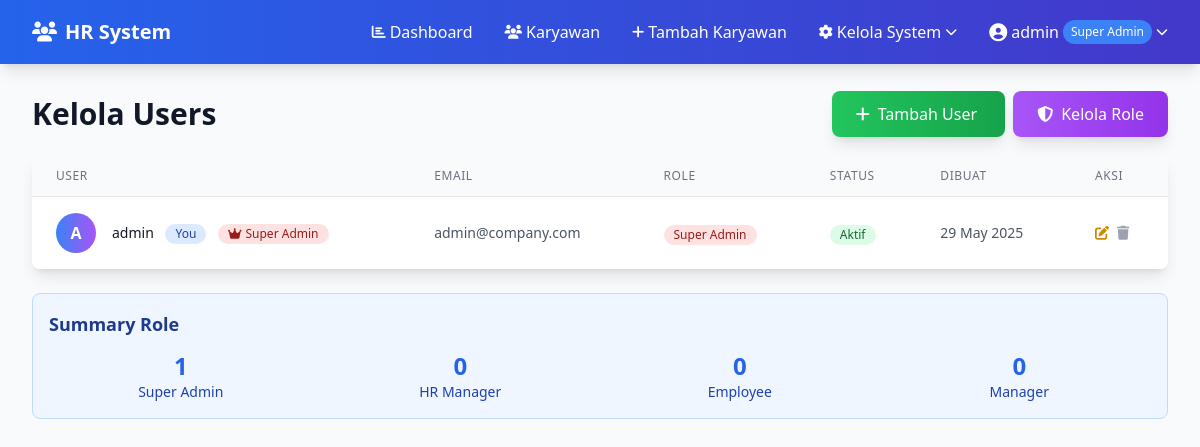
Page /users (signed in) on the earlier database version.
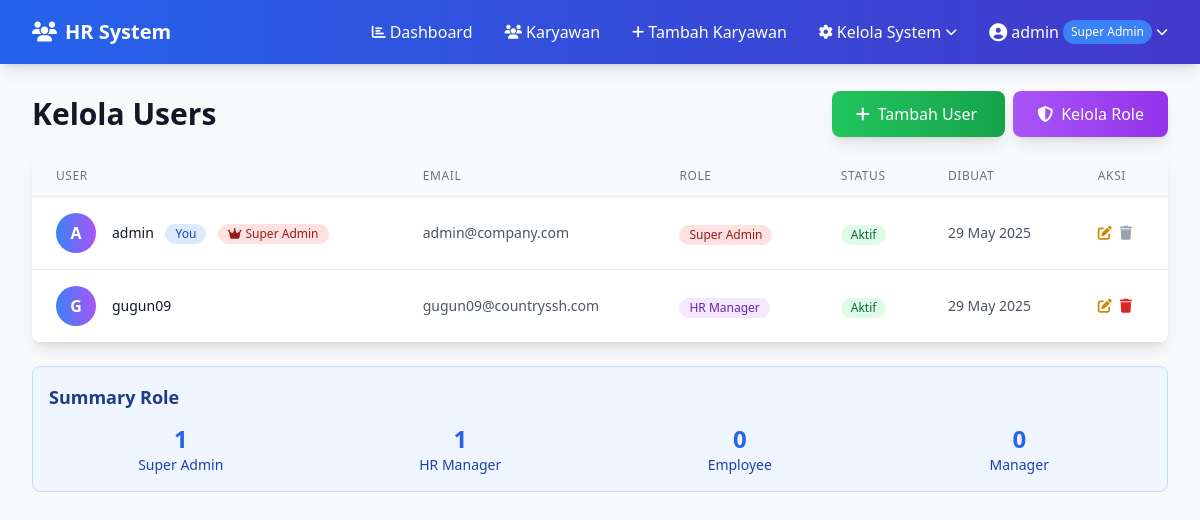
Same page on the later database version.
### app.py (models this page shows)
class User(db.Model):
    id = db.Column(db.Integer, primary_key=True)
    username = db.Column(db.String(80), unique=True, nullable=False)
    email = db.Column(db.String(120), unique=True, nullable=False)
    password_hash = db.Column(db.String(120), nullable=False)
    role_id = db.Column(db.Integer, db.ForeignKey('role.id'), nullable=False, default=3)
    is_active = db.Column(db.Boolean, default=True)
    created_at = db.Column(db.DateTime, default=datetime.utcnow)
    def has_permission(self, permission):
        if not self.role_obj:
            return False
        return permission in (self.role_obj.permissions or [])
    @property
    def role_name(self):
        return self.role_obj.name if self.role_obj else 'Unknown'
    @property
    def is_super_admin(self):
        return self.role_name == 'Super Admin'

class Role(db.Model):
    id = db.Column(db.Integer, primary_key=True)
    name = db.Column(db.String(50), unique=True, nullable=False)
    description = db.Column(db.String(200))
    permissions = db.Column(db.JSON)
    is_protected = db.Column(db.Boolean, default=False)
    created_at = db.Column(db.DateTime, default=datetime.utcnow)
    users = db.relationship('User', backref='role_obj', lazy=True)

### app.py (the view)
@app.route('/users')
def users():
    if 'user_id' not in session:
        return redirect(url_for('login'))
    user = User.query.get(session['user_id'])
    if not user or (not user.has_permission('view_users') and not user.is_super_admin):
        flash('Anda tidak memiliki akses untuk melihat daftar users!', 'error')
        return redirect(url_for('index'))
    page = request.args.get('page', 1, type=int)
    users = User.query.paginate(page=page, per_page=10, error_out=False)
    roles = Role.query.all()
    return render_template('users.html', users=users, roles=roles, user=user)

### templates/users.html (shortened to what this page needs)
{% extends "base.html" %}
{% block content %}
<div class="flex justify-between items-center mb-6">
    <h1 class="text-3xl font-bold text-gray-900">Kelola Users</h1>
    <div class="space-x-2">
        {% if 'create_user' in session.permissions or session.is_super_admin %}
        <a href="{{ url_for('add_user') }}" class="bg-gradient-to-r from-green-500 to-green-600 text-white px-6 py-3 rounded-lg shadow-lg hover:from-green-600 hover:to-green-700 transition duration-200">
            <i class="fas fa-plus mr-2"></i>Tambah User
        </a>
        {% endif %}
        {% if session.is_super_admin %}
        <a href="{{ url_for('roles') }}" class="bg-gradient-to-r from-purple-500 to-purple-600 text-white px-6 py-3 rounded-lg shadow-lg hover:from-purple-600 hover:to-purple-700 transition duration-200">
            <i class="fas fa-shield-alt mr-2"></i>Kelola Role
        </a>
        {% endif %}
    </div>
</div>
<div class="bg-white rounded-lg shadow-lg overflow-hidden">
    {% if users.items %}
    <div class="overflow-x-auto">
        <table class="min-w-full divide-y divide-gray-200">
            <thead class="bg-gray-50">
                <tr>
                    <th class="px-6 py-3 text-left text-xs font-medium text-gray-500 uppercase tracking-wider">User</th>
                    <th class="px-6 py-3 text-left text-xs font-medium text-gray-500 uppercase tracking-wider">Email</th>
                    <th class="px-6 py-3 text-left text-xs font-medium text-gray-500 uppercase tracking-wider">Role</th>
                    <th class="px-6 py-3 text-left text-xs font-medium text-gray-500 uppercase tracking-wider">Status</th>
                    <th class="px-6 py-3 text-left text-xs font-medium text-gray-500 uppercase tracking-wider">Dibuat</th>
                    <th class="px-6 py-3 text-left text-xs font-medium text-gray-500 uppercase tracking-wider">Aksi</th>
                </tr>
            </thead>
            <tbody class="bg-white divide-y divide-gray-200">
                {% for user_item in users.items %}
                <tr class="hover:bg-gray-50">
                    <td class="px-6 py-4 whitespace-nowrap">
                        <div class="flex items-center">
                            <div class="flex-shrink-0 h-10 w-10">
                                <div class="h-10 w-10 rounded-full bg-gradient-to-r from-blue-500 to-purple-500 flex items-center justify-center text-white font-semibold">
                                    {{ user_item.username[0].upper() }}
                                </div>
                            </div>
                            <div class="ml-4">
                                <div class="text-sm font-medium text-gray-900">
                                    {{ user_item.username }}
                                    {% if user_item.id == session.user_id %}
                                    <span class="ml-2 inline-flex items-center px-2.5 py-0.5 rounded-full text-xs font-medium bg-blue-100 text-blue-800">
                                        You
                                    </span>
                                    {% endif %}
                                    {% if user_item.role_name == 'Super Admin' %}
                                    <span class="ml-2 inline-flex items-center px-2.5 py-0.5 rounded-full text-xs font-medium bg-red-100 text-red-800">
                                        <i class="fas fa-crown mr-1"></i>Super Admin
                                    </span>
                                    {% endif %}
                                </div>
                            </div>
                        </div>
                    </td>
                    <td class="px-6 py-4 whitespace-nowrap text-sm text-gray-600">{{ user_item.email }}</td>
                    <td class="px-6 py-4 whitespace-nowrap">
                        <span class="inline-flex items-center px-2.5 py-0.5 rounded-full text-xs font-medium
                                     {% if user_item.role_name == 'Super Admin' %}bg-red-100 text-red-800
                                     {% elif user_item.role_name == 'HR Manager' %}bg-purple-100 text-purple-800
                                     {% elif user_item.role_name == 'Manager' %}bg-yellow-100 text-yellow-800
                                     {% else %}bg-gray-100 text-gray-800{% endif %}">
                            {{ user_item.role_name }}
                        </span>
                    </td>
                    <td class="px-6 py-4 whitespace-nowrap">
                        <span class="inline-flex items-center px-2.5 py-0.5 rounded-full text-xs font-medium
                                     {{ 'bg-green-100 text-green-800' if user_item.is_active else 'bg-red-100 text-red-800' }}">
                            {{ 'Aktif' if user_item.is_active else 'Tidak Aktif' }}
                        </span>
                    </td>
                    <td class="px-6 py-4 whitespace-nowrap text-sm text-gray-600">
                        {{ user_item.created_at.strftime('%d %B %Y') }}
                    </td>
                    <td class="px-6 py-4 whitespace-nowrap text-sm font-medium">
                        <div class="flex space-x-2">
                            {% set can_edit = (user.is_super_admin) or (user.has_permission('edit_user') and user_item.role_name != 'Super Admin') or (user_item.id == session.user_id) %}
                            {% set can_delete = (user.has_permission('delete_user') and user_item.id != session.user_id) and ((user.is_super_admin) or (user_item.role_name != 'Super Admin')) %}
                            {% if can_edit %}
                            <a href="{{ url_for('edit_user', id=user_item.id) }}"
                               class="text-yellow-600 hover:text-yellow-900 transition duration-200" title="Edit User">
                                <i class="fas fa-edit"></i>
                            </a>
                            {% else %}
                            <span class="text-gray-400" title="Tidak dapat mengedit user ini">
                                <i class="fas fa-edit"></i>
                            </span>
                            {% endif %}
                            {% if can_delete %}
                            <a href="{{ url_for('delete_user', id=user_item.id) }}"
                               class="text-red-600 hover:text-red-900 transition duration-200" title="Hapus User"
                               onclick="return confirm('Yakin ingin menghapus user {{ user_item.username }}?')">
                                <i class="fas fa-trash"></i>
                            </a>
                            {% else %}
                            <span class="text-gray-400" title="Tidak dapat menghapus user ini">
                                <i class="fas fa-trash"></i>
                            </span>
                            {% endif %}
                        </div>
                    </td>
                </tr>
                {% endfor %}
            </tbody>
        </table>
    </div>
    {% else %}
    <div class="text-center py-12">
        <i class="fas fa-users-cog fa-4x text-gray-300 mb-4"></i>
        <h3 class="text-xl font-semibold text-gray-900 mb-2">Tidak ada users ditemukan</h3>
        <p class="text-gray-500">Silakan tambah user baru.</p>
    </div>
    {% endif %}
</div>
<div class="mt-6 bg-blue-50 border border-blue-200 rounded-lg p-4">
    <h3 class="text-lg font-semibold text-blue-900 mb-3">Summary Role</h3>
    <div class="grid grid-cols-1 md:grid-cols-4 gap-4">
        {% for role in roles %}
        <div class="text-center">
            <div class="text-2xl font-bold text-blue-600">
                {{ users.items | selectattr('role_name', 'equalto', role.name) | list | length }}
            </div>
            <div class="text-sm text-blue-800">{{ role.name }}</div>
        </div>
        {% endfor %}
    </div>
</div>
{% endblock %}

### templates/base.html (shortened to what this page needs)
<!DOCTYPE html>
<html lang="id">
<head>
    <script src="https://cdn.tailwindcss.com"></script>
    <link href="https://cdnjs.cloudflare.com/ajax/libs/font-awesome/6.4.0/css/all.min.css" rel="stylesheet">
</head>
<body class="bg-gray-50 min-h-screen">
    {% if session.user_id %}
    <nav class="bg-gradient-to-r from-blue-600 to-indigo-700 text-white shadow-lg">
        <div class="max-w-7xl mx-auto px-4 sm:px-6 lg:px-8">
            <div class="flex justify-between h-16">
                <div class="flex items-center">
                    <a href="{{ url_for('index') }}" class="flex items-center space-x-2 text-xl font-bold text-white hover:text-blue-200 transition duration-200">
                        <i class="fas fa-users"></i>
                        <span>HR System</span>
                    </a>
                </div>
                <div class="hidden md:flex items-center space-x-8">
                    <a href="{{ url_for('index') }}" class="text-white hover:text-blue-200 transition duration-200 flex items-center space-x-1">
                        <i class="fas fa-chart-bar text-sm"></i>
                        <span>Dashboard</span>
                    </a>
                    {% if 'view_employees' in session.permissions or session.is_super_admin %}
                    <a href="{{ url_for('employees') }}" class="text-white hover:text-blue-200 transition duration-200 flex items-center space-x-1">
                        <i class="fas fa-users text-sm"></i>
                        <span>Karyawan</span>
                    </a>
                    {% endif %}
                    {% if 'create_employee' in session.permissions or session.is_super_admin %}
                    <a href="{{ url_for('add_employee') }}" class="text-white hover:text-blue-200 transition duration-200 flex items-center space-x-1">
                        <i class="fas fa-plus text-sm"></i>
                        <span>Tambah Karyawan</span>
                    </a>
                    {% endif %}
                    {% if 'view_users' in session.permissions or session.is_super_admin %}
                    <div class="relative group">
                        <button class="text-white hover:text-blue-200 transition duration-200 flex items-center space-x-1">
                            <i class="fas fa-cog text-sm"></i>
                            <span>Kelola System</span>
                            <i class="fas fa-chevron-down text-xs"></i>
                        </button>
                    </div>
                    {% endif %}
                    <div class="relative group">
                        <button class="text-white hover:text-blue-200 transition duration-200 flex items-center space-x-1">
                            <i class="fas fa-user-circle text-lg"></i>
                            <span>{{ session.username }}</span>
                            <span class="text-xs bg-blue-500 px-2 py-1 rounded-full">{{ session.role }}</span>
                            <i class="fas fa-chevron-down text-xs"></i>
                        </button>
                    </div>
                </div>
            </div>
        </div>
    </nav>
    {% endif %}
    <main class="max-w-7xl mx-auto px-4 sm:px-6 lg:px-8 py-8">
        {% block content %}{% endblock %}
    </main>
</body>
</html>

Differences in the rows shown:
added User: username "G", username "gugun09", email "gugun09@countryssh.com", role_name "HR Manager", is_active "Aktif", created_at "29 May 2025"
changed Role "HR Manager": items|selectattr "0" → "1"
